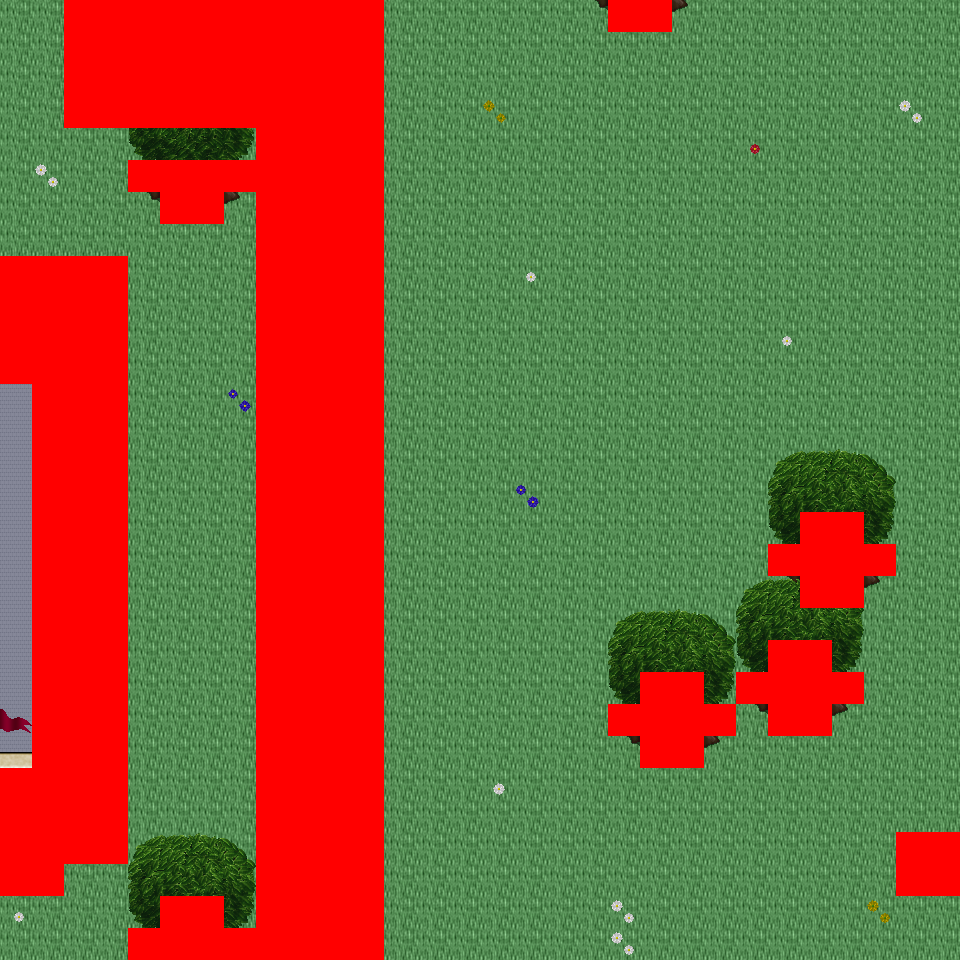

Below is a game level as drawn by its tile map, then a one-line description and the .tmx that defines it (tile-layer data replaced by summaries):
An orthogonal 30x30 tile map with 32x32 px tiles, 6 tile layers (Ground, Object, Object2, Above, ...), 42 tilesets and 10 objects (10x mapExit).

<map version="1.0" orientation="orthogonal" renderorder="right-down" width="30" height="30" tilewidth="32" tileheight="32" nextobjectid="11">
  <tileset firstgid="1" name="tileset_logic_collision" tilewidth="32" tileheight="32" tilecount="1" columns="1">
    <image source="../drawable/tileset_logic_collision.png" width="32" height="32" />
  </tileset>
  <tileset firstgid="2" name="tileset_building_decoration_orbpedestal" tilewidth="32" tileheight="32" tilecount="2" columns="1">
    <image source="../drawable/tileset_building_decoration_orbpedestal.png" width="32" height="64" />
  </tileset>
  <tileset firstgid="4" name="tileset_building_decoration_block" tilewidth="32" tileheight="32" tilecount="2" columns="2">
    <image source="../drawable/tileset_building_decoration_block.png" width="64" height="32" />
  </tileset>
  <tileset firstgid="6" name="tileset_building_decoration_chimney" tilewidth="32" tileheight="32" tilecount="2" columns="1">
    <image source="../drawable/tileset_building_decoration_chimney.png" width="32" height="64" />
  </tileset>
  <tileset firstgid="8" name="tileset_building_fence_fence_chunky" tilewidth="32" tileheight="32" tilecount="21" columns="3">
    <image source="../drawable/tileset_building_fence_fence_chunky.png" width="96" height="224" />
  </tileset>
  <tileset firstgid="29" name="tileset_ground_cobbled_paving" tilewidth="32" tileheight="32" tilecount="1" columns="1">
    <image source="../drawable/tileset_ground_cobbled_paving.png" width="32" height="32" />
  </tileset>
  <tileset firstgid="30" name="tileset_ground_gravel" tilewidth="32" tileheight="32" tilecount="1" columns="1">
    <image source="../drawable/tileset_ground_gravel.png" width="32" height="32" />
  </tileset>
  <tileset firstgid="31" name="tileset_ground_stone_floors" tilewidth="32" tileheight="32" tilecount="6" columns="3">
    <image source="../drawable/tileset_ground_stone_floors.png" width="96" height="64" />
  </tileset>
  <tileset firstgid="37" name="tileset_ground_ground" tilewidth="32" tileheight="32" tilecount="33" columns="3">
    <image source="../drawable/tileset_ground_ground.png" width="96" height="352" />
  </tileset>
  <tileset firstgid="70" name="tileset_plant_bush_hedge" tilewidth="32" tileheight="32" tilecount="35" columns="5">
    <image source="../drawable/tileset_plant_bush_hedge.png" width="160" height="224" />
  </tileset>
  <tileset firstgid="105" name="tileset_plant_bush_various_small" tilewidth="32" tileheight="32" tilecount="9" columns="3">
    <image source="../drawable/tileset_plant_bush_various_small.png" width="96" height="96" />
  </tileset>
  <tileset firstgid="114" name="tileset_plant_flower_daisy_blue" tilewidth="32" tileheight="32" tilecount="8" columns="2">
    <image source="../drawable/tileset_plant_flower_daisy_blue.png" width="64" height="128" />
  </tileset>
  <tileset firstgid="122" name="tileset_plant_flower_daisy_red" tilewidth="32" tileheight="32" tilecount="8" columns="2">
    <image source="../drawable/tileset_plant_flower_daisy_red.png" width="64" height="128" />
  </tileset>
  <tileset firstgid="130" name="tileset_plant_flower_daisy_white" tilewidth="32" tileheight="32" tilecount="8" columns="2">
    <image source="../drawable/tileset_plant_flower_daisy_white.png" width="64" height="128" />
  </tileset>
  <tileset firstgid="138" name="tileset_plant_flower_daisy_yellow" tilewidth="32" tileheight="32" tilecount="8" columns="2">
    <image source="../drawable/tileset_plant_flower_daisy_yellow.png" width="64" height="128" />
  </tileset>
  <tileset firstgid="146" name="tileset_plant_vine_plait" tilewidth="32" tileheight="32" tilecount="9" columns="3">
    <image source="../drawable/tileset_plant_vine_plait.png" width="96" height="96" />
  </tileset>
  <tileset firstgid="155" name="tileset_furniture_light_iron_lamp" tilewidth="32" tileheight="32" tilecount="3" columns="1">
    <image source="../drawable/tileset_furniture_light_iron_lamp.png" width="32" height="96" />
  </tileset>
  <tileset firstgid="158" name="tileset_furniture_light_flames" tilewidth="32" tileheight="32" tilecount="6" columns="6">
    <image source="../drawable/tileset_furniture_light_flames.png" width="192" height="32" />
  </tileset>
  <tileset firstgid="164" name="tileset_ground_grass_corners" tilewidth="32" tileheight="32" tilecount="24" columns="6">
    <image source="../drawable/tileset_ground_grass_corners.png" width="192" height="128" />
  </tileset>
  <tileset firstgid="188" name="tileset_ground_grass_edges" tilewidth="32" tileheight="32" tilecount="36" columns="12">
    <image source="../drawable/tileset_ground_grass_edges.png" width="384" height="96" />
  </tileset>
  <tileset firstgid="224" name="tileset_plant_tree_tree_golden_large" tilewidth="32" tileheight="32" tilecount="24" columns="4">
    <image source="../drawable/tileset_plant_tree_tree_golden_large.png" width="128" height="192" />
  </tileset>
  <tileset firstgid="248" name="tileset_ground_water_dungeon_water" tilewidth="32" tileheight="32" tilecount="30" columns="3">
    <image source="../drawable/tileset_ground_water_dungeon_water.png" width="96" height="320" />
  </tileset>
  <tileset firstgid="278" name="tileset_plant_indoor_pot_plant_1" tilewidth="32" tileheight="32" tilecount="12" columns="6">
    <image source="../drawable/tileset_plant_indoor_pot_plant_1.png" width="192" height="64" />
  </tileset>
  <tileset firstgid="290" name="tileset_logic_creature_human_imperial" tilewidth="32" tileheight="32" tilecount="16" columns="8">
    <image source="../drawable/tileset_logic_creature_human_imperial.png" width="256" height="64" />
  </tileset>
  <tileset firstgid="306" name="tileset_item_statue_metal_and_stone" tilewidth="32" tileheight="32" tilecount="6" columns="3">
    <image source="../drawable/tileset_item_statue_metal_and_stone.png" width="96" height="64" />
  </tileset>
  <tileset firstgid="312" name="tileset_item_statue_grey_stone" tilewidth="32" tileheight="32" tilecount="4" columns="2">
    <image source="../drawable/tileset_item_statue_grey_stone.png" width="64" height="64" />
  </tileset>
  <tileset firstgid="316" name="tileset_building_castle" tilewidth="32" tileheight="32" tilecount="320" columns="20">
    <image source="../drawable/tileset_building_castle.png" width="640" height="512" />
  </tileset>
  <tileset firstgid="636" name="tileset_building_church" tilewidth="32" tileheight="32" tilecount="56" columns="8">
    <image source="../drawable/tileset_building_church.png" width="256" height="224" />
  </tileset>
  <tileset firstgid="692" name="tileset_item_pot_pot_golden" tilewidth="32" tileheight="32" tilecount="4" columns="4">
    <image source="../drawable/tileset_item_pot_pot_golden.png" width="128" height="32" />
  </tileset>
  <tileset firstgid="696" name="tileset_furniture_table_bench" tilewidth="32" tileheight="32" tilecount="3" columns="3">
    <image source="../drawable/tileset_furniture_table_bench.png" width="96" height="32" />
  </tileset>
  <tileset firstgid="699" name="tileset_item_statue_green_stone" tilewidth="32" tileheight="32" tilecount="12" columns="4">
    <image source="../drawable/tileset_item_statue_green_stone.png" width="128" height="96" />
  </tileset>
  <tileset firstgid="711" name="tileset_item_statue_green_stone_2" tilewidth="32" tileheight="32" tilecount="6" columns="2">
    <image source="../drawable/tileset_item_statue_green_stone_2.png" width="64" height="96" />
  </tileset>
  <tileset firstgid="717" name="tileset_plant_bush_hosta" tilewidth="32" tileheight="32" tilecount="9" columns="3">
    <image source="../drawable/tileset_plant_bush_hosta.png" width="96" height="96" />
  </tileset>
  <tileset firstgid="726" name="tileset_plant_tree_tree_green" tilewidth="32" tileheight="32" tilecount="88" columns="8">
    <image source="../drawable/tileset_plant_tree_tree_green.png" width="256" height="352" />
  </tileset>
  <tileset firstgid="814" name="tileset_item_banners_flag" tilewidth="32" tileheight="32" tilecount="12" columns="3">
    <image source="../drawable/tileset_item_banners_flag.png" width="96" height="128" />
  </tileset>
  <tileset firstgid="826" name="tileset_furniture_table_long_front_on" tilewidth="32" tileheight="32" tilecount="3" columns="1">
    <image source="../drawable/tileset_furniture_table_long_front_on.png" width="32" height="96" />
  </tileset>
  <tileset firstgid="829" name="tileset_item_flagpole" tilewidth="32" tileheight="32" tilecount="3" columns="1">
    <image source="../drawable/tileset_item_flagpole.png" width="32" height="96" />
  </tileset>
  <tileset firstgid="832" name="tileset_logic_portal" tilewidth="32" tileheight="32" tilecount="24" columns="8">
    <image source="../drawable/tileset_logic_portal.png" width="256" height="96" />
  </tileset>
  <tileset firstgid="856" name="tileset_logic_creature_animal" tilewidth="32" tileheight="32" tilecount="32" columns="8">
    <image source="../drawable/tileset_logic_creature_animal.png" width="256" height="128" />
  </tileset>
  <tileset firstgid="888" name="tileset_plant_tree_spruce" tilewidth="32" tileheight="32" tilecount="6" columns="2">
    <image source="../drawable/tileset_plant_tree_spruce.png" width="64" height="96" />
  </tileset>
  <tileset firstgid="894" name="tileset_light_light_5x5" tilewidth="32" tileheight="32" tilecount="25" columns="5">
    <image source="../drawable/tileset_light_light_5x5.png" width="160" height="160" />
  </tileset>
  <tileset firstgid="919" name="tileset_plant_stump_stump_brown" tilewidth="32" tileheight="32" tilecount="4" columns="2">
    <image source="../drawable/tileset_plant_stump_stump_brown.png" width="64" height="64" />
  </tileset>
  <layer name="Ground" width="30" height="30">
    <data>[900 cells, 900 non-empty, 7 distinct tile ids]</data>
  </layer>
  <layer name="Object" width="30" height="30">
    <data>[900 cells, 179 non-empty, 47 distinct tile ids]</data>
  </layer>
  <layer name="Object2" width="30" height="30">
    <data>[900 cells, 0 non-empty, 0 distinct tile ids]</data>
  </layer>
  <layer name="Above" width="30" height="30">
    <data>[900 cells, 52 non-empty, 16 distinct tile ids]</data>
  </layer>
  <layer name="Above2" width="30" height="30">
    <data>[900 cells, 12 non-empty, 12 distinct tile ids]</data>
  </layer>
  <layer name="Walkable" width="30" height="30">
    <data>[900 cells, 252 non-empty, 1 distinct tile ids]</data>
  </layer>
  <objectgroup name="MapEvents">
    <object id="1" name="north" type="mapExit" x="0" y="0" width="64" height="32">
      <properties>
        <property name="map" value="level_0_x71_y128" />
        <property name="x" value="0" />
        <property name="y" value="28" />
      </properties>
    </object>
    <object id="2" name="north2" type="mapExit" x="384" y="0" width="224" height="32">
      <properties>
        <property name="map" value="level_0_x71_y128" />
        <property name="x" value="12" />
        <property name="y" value="28" />
      </properties>
    </object>
    <object id="3" name="north3" type="mapExit" x="672" y="0" width="288" height="32">
      <properties>
        <property name="map" value="level_0_x71_y128" />
        <property name="x" value="21" />
        <property name="y" value="28" />
      </properties>
    </object>
    <object id="4" name="south" type="mapExit" x="0" y="928" width="128" height="32">
      <properties>
        <property name="map" value="level_0_x71_y130" />
        <property name="x" value="0" />
        <property name="y" value="1" />
      </properties>
    </object>
    <object id="5" name="south2" type="mapExit" x="384" y="928" width="576" height="32">
      <properties>
        <property name="map" value="level_0_x71_y130" />
        <property name="x" value="12" />
        <property name="y" value="1" />
      </properties>
    </object>
    <object id="6" name="west" type="mapExit" x="0" y="0" width="32" height="256">
      <properties>
        <property name="map" value="level_0_x70_y129" />
        <property name="x" value="28" />
        <property name="y" value="0" />
      </properties>
    </object>
    <object id="7" name="west2" type="mapExit" x="0" y="384" width="32" height="384">
      <properties>
        <property name="map" value="level_0_x70_y129" />
        <property name="x" value="28" />
        <property name="y" value="12" />
      </properties>
    </object>
    <object id="8" name="west3" type="mapExit" x="0" y="896" width="32" height="64">
      <properties>
        <property name="map" value="level_0_x70_y129" />
        <property name="x" value="28" />
        <property name="y" value="28" />
      </properties>
    </object>
    <object id="9" name="east" type="mapExit" x="928" y="0" width="32" height="832">
      <properties>
        <property name="map" value="level_0_x72_y129" />
        <property name="x" value="1" />
        <property name="y" value="0" />
      </properties>
    </object>
    <object id="10" name="east2" type="mapExit" x="928" y="896" width="32" height="64">
      <properties>
        <property name="map" value="level_0_x72_y129" />
        <property name="x" value="1" />
        <property name="y" value="28" />
      </properties>
    </object>
  </objectgroup>
</map>
